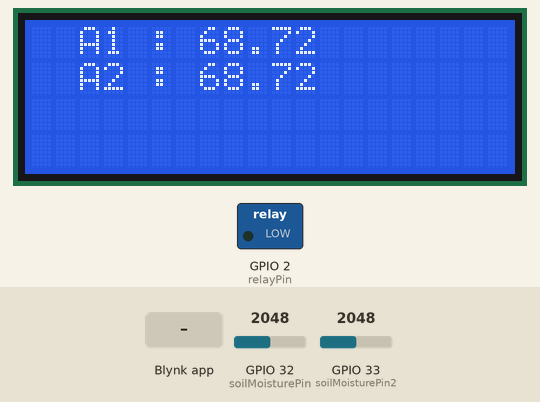
This sketch was run on a simulated ESP32. Shown: 20×4 character LCD, switched loads named in the sketch (green lamp = pin HIGH). The inputs (shaded band) are chosen by the test bench; at power-on: GPIO 32 (soilMoisturePin) = 2048, GPIO 33 (soilMoisturePin2) = 2048. WiFi joins after 1.5 s; servers stay silent unless stated; what the sketch prints to the serial monitor is not drawn.

Above: at 3.0 s.
3.1 s: Blynk app writes 1 to V3
At 5.5 s:
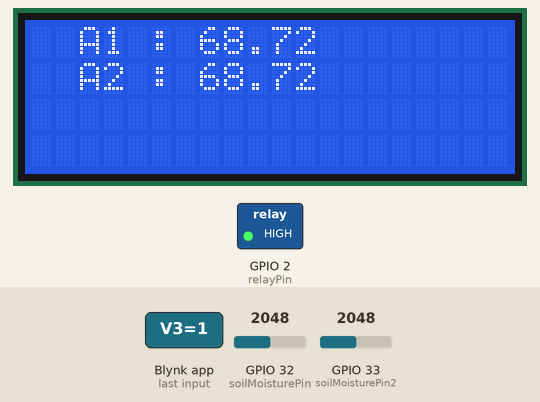
5.9 s: GPIO 32 (soilMoisturePin) set to 2866
At 7.7 s:
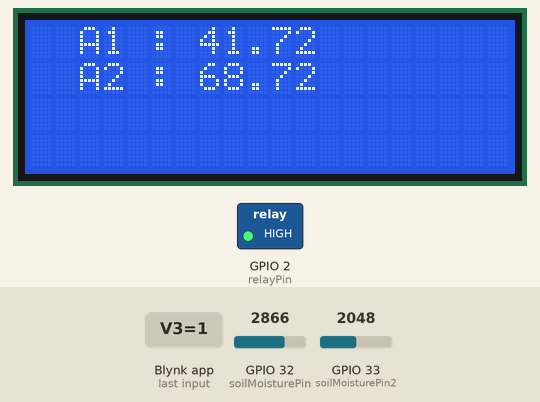
8.7 s: GPIO 33 (soilMoisturePin2) set to 2866
At 11.7 s:
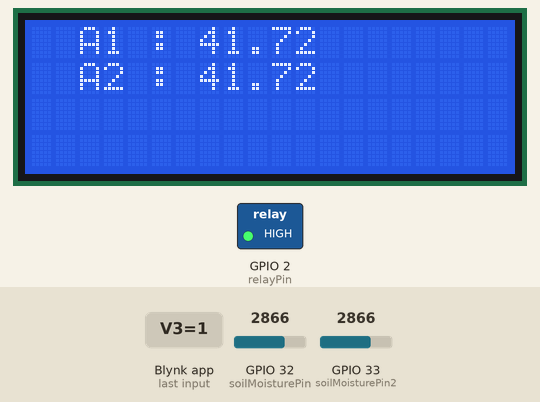
12.0 s: GPIO 32 (soilMoisturePin) set to 3603
At 14.1 s:
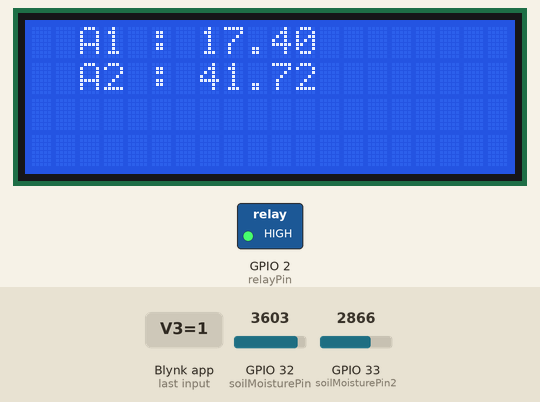
14.8 s: GPIO 33 (soilMoisturePin2) set to 3603
At 17.2 s:
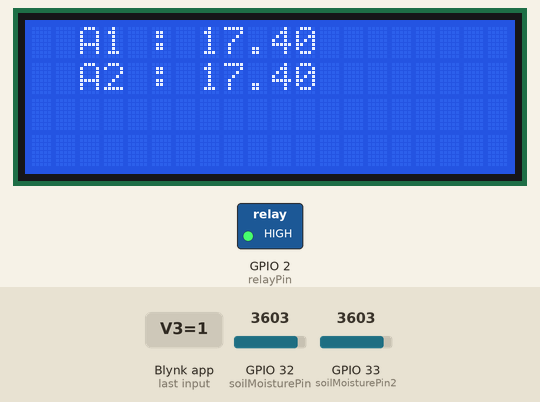
18.4 s: GPIO 32 (soilMoisturePin) set to 4095
At 20.6 s:
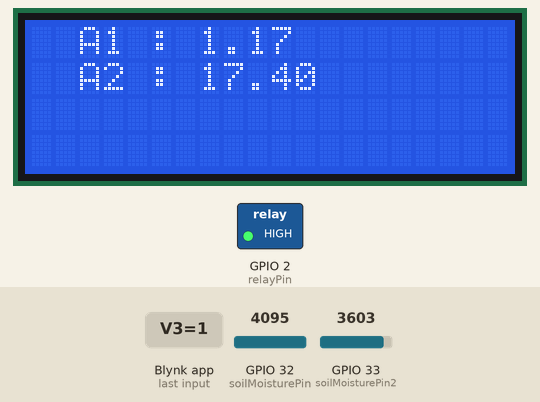
Timing chart, 0 to 22.1 s (numbered marks = the images above; inputs shaded):
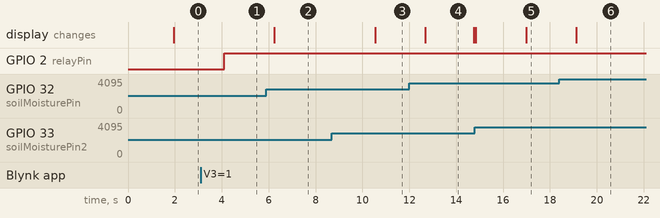

The sketch:

Irrigation_system.ino
```cpp
#define BLYNK_TEMPLATE_ID "TMPL3nUqaVFtx"
#define BLYNK_TEMPLATE_NAME "plant watering"
#define BLYNK_AUTH_TOKEN "9Ssy_6I1kA-yKSsuVKgYh4ZVxcHugsBE"
#define BLYNK_PRINT Serial
#define relayPin 2
#include <WiFi.h>
#include <WiFiClient.h>
#include <BlynkSimpleEsp32.h>
#include <Arduino.h>
#include <Wire.h>
#include <LiquidCrystal_I2C.h>

const int soilMoisturePin = 32;
const int soilMoisturePin2 = 33;

char auth[] = BLYNK_AUTH_TOKEN;
char ssid[] = "Python";
char pass[] = "Umang9876";
BlynkTimer timer;
bool relayState = false; // Variable to track relay state
LiquidCrystal_I2C lcd(0x27, 20, 4);

void lcd_disc(float v1, float v2) {
  lcd.init();
  lcd.init();
  lcd.backlight();
  lcd.setCursor(2, 0);
  lcd.print("A1 : ");
  lcd.print(v1);
  lcd.setCursor(2, 1);
  lcd.print("A2 : ");
  lcd.print(v2);
}

void setup() {
  Serial.begin(9600);
  Blynk.begin(auth, ssid, pass);
  pinMode(relayPin, OUTPUT);
}

BLYNK_WRITE(V3) {
  relayState = param.asInt(); // Update relay state based on Blynk app input
  digitalWrite(relayPin, relayState ? HIGH : LOW); // Set relay state
}

void loop() {
  int soilMoistureValue = analogRead(soilMoisturePin);
  int soilMoistureValue2 = analogRead(soilMoisturePin2);
  soilMoistureValue -= 1100;
  soilMoistureValue2 -= 1100;
  float val1 = 0.033 * soilMoistureValue;
  val1 = 100 - val1;
  float val2 = 0.033 * soilMoistureValue2;
  val2 = 100 - val2;

  Serial.print("M Value1 ");
  Serial.println(soilMoistureValue);
  Serial.print("M Value2 ");
  Serial.println(soilMoistureValue2);

  lcd_disc(val1, val2);
  Blynk.run();

  Blynk.virtualWrite(V0, val1);
  Blynk.virtualWrite(V1, val2);

  delay(2000); // Add a delay to avoid flooding the serial monitor
}
```

Measured:
- after the input at 3.1 s, GPIO 2 (relayPin): LOW → HIGH after 1.0 s
- after the input at 5.9 s, the display: changes after 0.35 s (image 2)
- after the input at 8.7 s, the display: changes after 1.8 s (image 3)
- after the input at 12.0 s, the display: changes after 0.69 s (image 4)
- after the input at 14.8 s, the display: first differs from a run without the input after 2.2 s (image 5)
- after the input at 18.4 s, the display: changes after 0.73 s (image 6)
- what the display in image 4 shows lasts 2.1 s, from 12.7 s to 14.8 s
